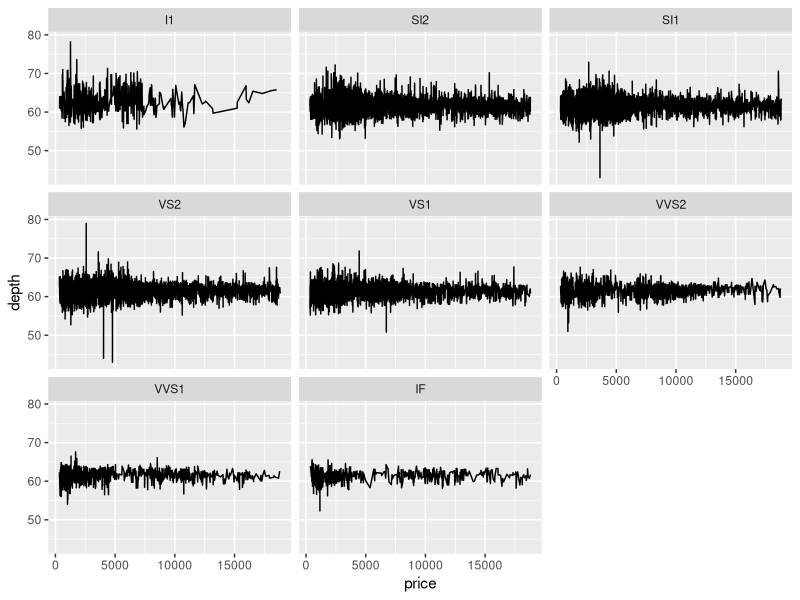
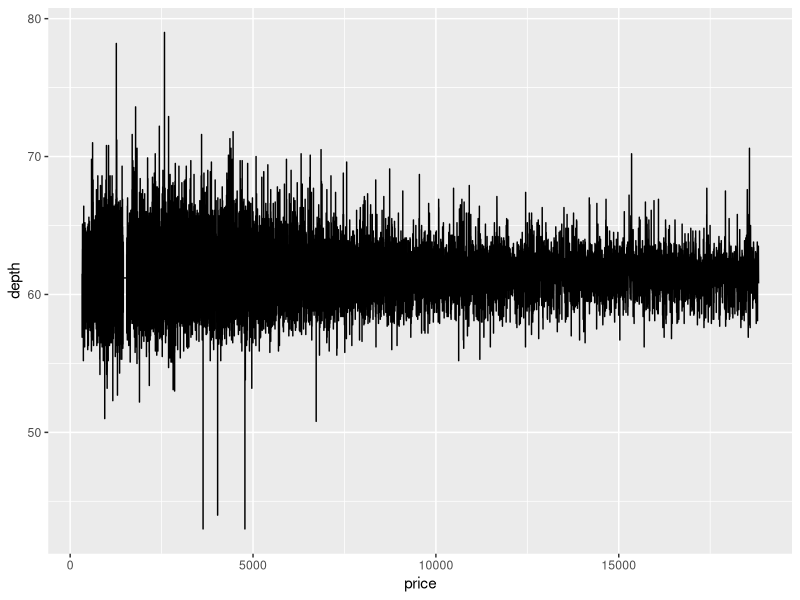
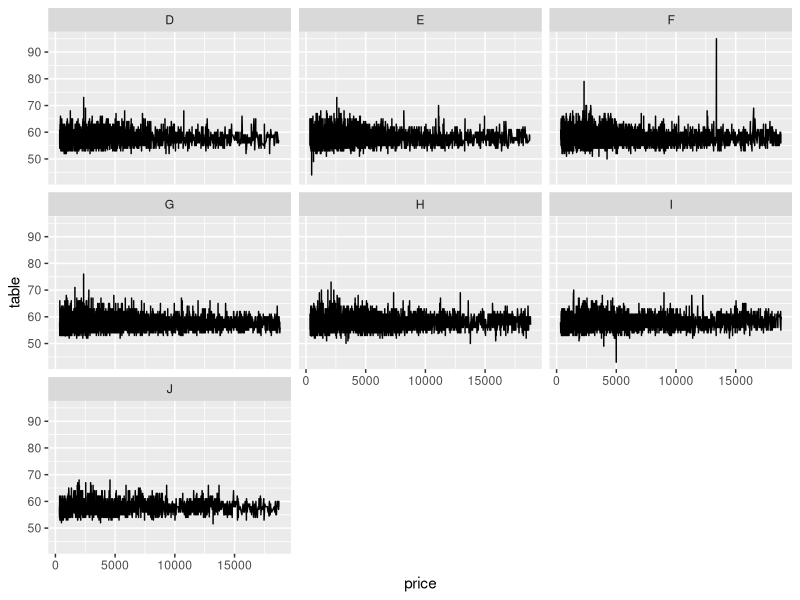

Write R code to recreate these figures, in order.
## ---- chunk 1
library(ggplot2)
library(tidyverse)
## ---- chunk 2
### In this code chunk, start with the diamonds dataset (built in to
### ggplot2 package) and create a plot of price vs. carat (or some other
### variables of your choice)

diamonds_plot <- ggplot(diamonds, aes(x = price, y = depth))+
  geom_line()+
  facet_wrap(~clarity)

diamonds_plot

## ---- chunk 3
### In this code chunk, start with the diamonds dataset (built in to
### ggplot2 package) and create a subset based on filtering, e.g., 
### size greater than 1 carat or cut is "Ideal"



## ---- chunk 4
depth_plot <- ggplot(diamonds, aes(x = price, y = depth), color = color)+
  geom_line()

depth_plot
## ---- chunk 5
table_plot <- ggplot(diamonds, aes(x = price, y = table), color = color)+
  geom_line()+
  facet_wrap(~color)

table_plot
